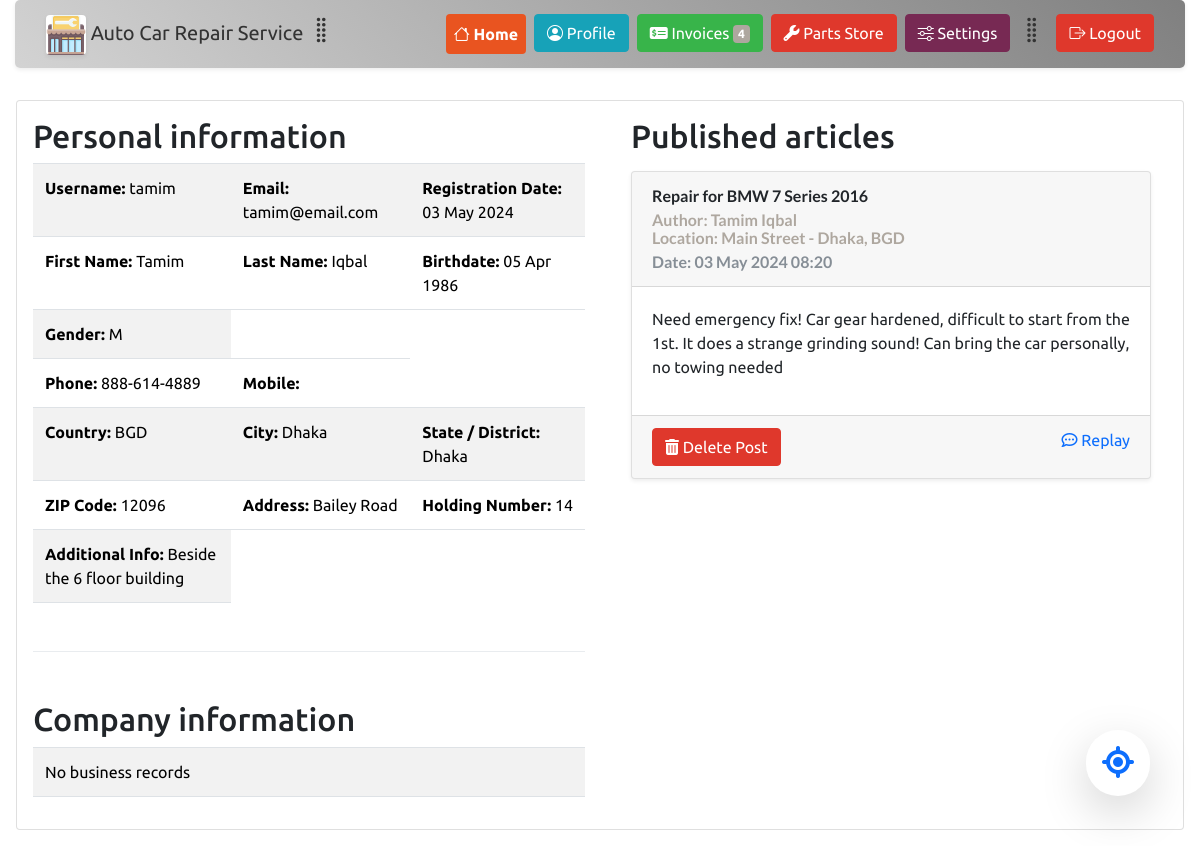
The page /dashboard/pages/profile.php (signed in) on the database its author committed.
### tables this page shows
CREATE TABLE customers_info (
                           id char(12) PRIMARY KEY,
                           name varchar(255) DEFAULT NULL,
                           lastname varchar(255) DEFAULT NULL,
                           birthdate date DEFAULT NULL,
                           gender character DEFAULT NULL
                            
);

CREATE TABLE post_issues (
                            id int PRIMARY KEY AUTO_INCREMENT,   
                            user_id char(12) NOT NULL,
                            post_title LONGTEXT NOT NULL,
                            post_content LONGTEXT,
                            city_id int,
                            address varchar(255),
                            date_time TIMESTAMP NULL DEFAULT CURRENT_TIMESTAMP,
                             
                            CONSTRAINT post_user FOREIGN KEY (user_id) REFERENCES user_accounts(id),
                            CONSTRAINT post_city FOREIGN KEY (city_id) REFERENCES cities(id)
);

CREATE TABLE cities (
                        id int PRIMARY KEY AUTO_INCREMENT,
                        name varchar(35) NOT NULL,
                        country_code char(3) NOT NULL,
                        district varchar(20) NOT NULL,
                        CONSTRAINT cities_country_code FOREIGN KEY (country_code) REFERENCES countries(code)
);

### site_variables.php (called while the page is built, shortened)
<?php
(require_once (ROOT_DIR . DIRECTORY_SEPARATOR . 'database' . DIRECTORY_SEPARATOR . 'connection.php')) or die("Connection related file not found");
function b5_theme_link() : string {
    return  relativePath(ROOT_DIR . DIRECTORY_SEPARATOR . "precompiled" . DIRECTORY_SEPARATOR . $GLOBALS['USER_THEME'] . DIRECTORY_SEPARATOR . "bootstrap-color.min.css");
}
function relativePath($absolutePath, $separator = DIRECTORY_SEPARATOR) : string {
    if($absolutePath === ROOT_DIR) return '';
    $path = explode($separator, $absolutePath);
    $uri = explode('/', $_SERVER['REQUEST_URI']);
    $root = explode($separator, ROOT_DIR);
    $fileName = null;
    array_splice($path, 0, 1);
    array_splice($uri, 0, 1);
    array_splice($root, 0, 1);
	$temp = $uri[count($uri) - 1];
	$temp = explode('.', $temp);
	if(count($temp) > 0)  {
		array_pop($uri);
	}
    while(count($path) > 0 && end($path) == '') {
        array_pop($path);
    }
    if(is_file($absolutePath)) {
        $fileName = end($path);
        array_pop($path);
    }
    for($i = 0; $i < count($path) && $i < count($root); $i++) {
        if($root[$i] !== $path[$i]) {
            $index = $i;
            break;
        }
    }
    array_splice($path, 0, $i - 1);
    $index = -1;
    for($i = 0; $i < count($path); $i++) {
        if($uri[0] === $path[$i]) {
            $index = $i;
            break;
        }
    }
    if($index > 0) {
        array_splice($path, 0, $i);
    }
	$index = -1;
    for($i = 0; $i < count($uri); $i++) {
        if($uri[$i] === $path[0]) {
            $index = $i;
            break;
        }
    }
    if(implode($separator, $path) === implode($separator, $uri)) return '';
    $index = -1;
    for($i = 0; $i < count($path) && $i < count($uri); $i++) {
        if($uri[$i] === $path[$i]) {
            $index = $i;
        }
        else break;
    }
    if($index >= 0) {
        array_splice($path, 0, $i);
        array_splice($uri, 0, $i);
    }
    $out = '';
    for($i = 0; $i < count($uri); $i++) {
        $out .= ('..' . $separator);
    }
    $out .= implode($separator, $path);
    if(!str_ends_with($out, $separator) && !empty($out)) $out .= $separator;
    if(!empty($fileName)) $out .= $fileName;
    return str_replace('\\', '/', $out);
}
function relativePathSystem(string $path) : ?string {
    $out = relativePath($path);
    return $out;
}

### dashboard/authentication.php (called while the page is built, shortened)
<?php
if(isset($_COOKIE['USER_TOKEN']) || isset($_SESSION['USER_OBJ'])) {
    $user_obj = empty($_SESSION['USER_OBJ']) ? null : unserialize($_SESSION['USER_OBJ']);
}
else {
    $user_obj = null;
    header('Location: ' . relativePath(ABSOLUTE_PATHS['HOME_PAGE']));
}

### database/connection.php (called while the page is built, shortened)
<?php
	class connection {
        function connect() : void {
			$str = 'mysql:host='.CONN_INFO['HOST'].';dbname='.CONN_INFO['DBNAME'].';charset=utf8mb4;';
			$opts = [PDO::ATTR_ERRMODE => PDO::ERRMODE_EXCEPTION, PDO::ATTR_DEFAULT_FETCH_MODE => PDO::FETCH_BOTH];
			try {
				$this->pdo = new PDO($str, CONN_INFO['USERNAME'], CONN_INFO['PASSWORD'], $opts);
			}
			catch (PDOException $e) {
				throw new PDOException($e->getMessage(), $e->getCode());
			}
		}
        function getCityName(int $city_id) : ?string {
            $sql = 'SELECT name FROM cities WHERE id = ? LIMIT 1';
            $stmt = $this->pdo->prepare($sql);
            if(!$stmt->execute([$city_id])) return null;
            $arr = $stmt->fetch();
            return reset($arr);
        }
        function getSingleUserPosts(string $user_id) : ?array {
            $sql = 'SELECT A.id as post_id, A.user_id AS user_id, A.post_title AS title, A.post_content AS content, A.address AS address, B.name AS city, B.country_code AS country_code, A.date_time AS date FROM post_issues AS A JOIN cities AS B ON A.city_id = B.id WHERE A.user_id = ? ORDER BY A.date_time DESC';
            $this->pdo->setAttribute(PDO::ATTR_DEFAULT_FETCH_MODE, PDO::FETCH_ASSOC);
            $stmt = $this->pdo->prepare($sql);
            $res = $stmt->execute([$user_id]);
            $arr = $stmt->fetchAll();
            foreach ($arr as $key => $row) {
                $author = $this->getUserNameTitle($row['user_id']);
                $arr[$key]['author'] = $author;
            }
            return $arr;
        }
        function getUserNameTitle(string $user_id) : ?string {
            $sql = 'SELECT customer_id, business_id FROM user_accounts WHERE id = ? LIMIT 1';
            $this->pdo->setAttribute(PDO::ATTR_DEFAULT_FETCH_MODE, PDO::FETCH_NUM);
            $stmt = $this->pdo->prepare($sql);
            $stmt->execute([$user_id]);
            $row = $stmt->fetch();
            if(is_null($row[1])) {
                $sql = 'SELECT name, lastname FROM customers_info WHERE id = ? LIMIT 1';
                $stmt = $this->pdo->prepare($sql);
                $stmt->execute([$row[0]]);
                $res = $stmt->fetch();
                return $res[0] . " " . $res[1];
            }
            else {
                $sql = 'SELECT company_name FROM businesses_info WHERE id = ? LIMIT 1';
                $stmt = $this->pdo->prepare($sql);
                $stmt->execute([$row[1]]);
                $arr = $stmt->fetch();
                return reset($arr);
            }
        }
        function getPostRepliesCount(int $post_id) : ?int {
            $sql = 'SELECT COUNT(*) FROM post_answers WHERE post_id = ?';
            $stmt = $this->pdo->prepare($sql);
            $stmt->execute([$post_id]);
            $row = $stmt->fetch(PDO::FETCH_NUM);
            if($row[0] === 0) return null;
            else return $row[0];
        }
		private ?PDO $pdo = null;
	}

### dashboard/pages/profile.php (the view, shortened to what this page needs)
<?php
if(!isset($GLOBALS['WEBSITE_VARS'])) {
    (require_once (ROOT_DIR . DIRECTORY_SEPARATOR . 'site_variables.php')) or die("Variables file not found");
}
global $user_obj;
$social_posts_array = CONNECTION->getSingleUserPosts($user_obj->id);
?>
<!DOCTYPE html>
<html>
<head>
    <link href="https://cdn.jsdelivr.net/npm/bootstrap@5.3.3/dist/css/bootstrap.min.css" rel="stylesheet">
    <link rel="stylesheet" href="https://cdn.jsdelivr.net/npm/bootstrap-icons@1.3.0/font/bootstrap-icons.css">
    <link rel="stylesheet" href="https://cdnjs.cloudflare.com/ajax/libs/font-awesome/6.5.2/css/all.min.css" />
    <link rel="stylesheet" href="<?php echo b5_theme_link(); ?>">
    <link rel="stylesheet" href="../styles.css">
</head>
<body style="background-image: none">
<?php
(include_once (relativePathSystem(ABSOLUTE_PATHS['DASHBOARD_DIR']) . 'pages' . DIRECTORY_SEPARATOR . 'menu.php')) or die("Failed to load component");
?>
<div class="card m-3 p-3">
    <div class="row h-100">
        <div class="col-6">
            <h2>Personal information</h2>
            <table class="table table-striped">
                <?php
                $variable_array = array();
                $variable_array['mobile'] = count($user_obj->customer->contacts->phones) > 1 ? $user_obj->customer->contacts->phones : null;
                $variable_array['notes'] = empty($user_obj->customer->address->notes) ? null : $user_obj->customer->address->notes;
                $city_name = CONNECTION->getCityName($user_obj->customer->address->city_id);
echo <<< ENDL_
                <tr>
                    <td><strong>Username: </strong>{$user_obj->username}</td>
                    <td><strong>Email: </strong>{$user_obj->email}</td>
                    <td><strong>Registration Date: </strong>{$user_obj->registered->format('d M Y')}</td>
                </tr>
                <tr>
                    <td><strong>First Name: </strong>{$user_obj->customer->name}</td>
                    <td><strong>Last Name: </strong>{$user_obj->customer->lastname}</td>
                    <td><strong>Birthdate: </strong>{$user_obj->customer->birthdate->format('d M Y')}</td>
                </tr>
                <tr>
                    <td><strong>Gender: </strong>{$user_obj->customer->gender[0]}</td>
                </tr>
                <tr>
                    <td><strong>Phone: </strong>{$user_obj->customer->contacts->phones[0]}</td>
                    <td><strong>Mobile: </strong>{$variable_array['mobile']}</td>
                </tr>
                <tr>
                    <td><strong>Country: </strong>{$user_obj->customer->address->country_code}</td>
                    <td><strong>City: </strong>{$city_name}</td>
                    <td><strong>State / District: </strong>{$user_obj->customer->address->district}</td>
                </tr>
                <tr>
                    <td><strong>ZIP Code: </strong>{$user_obj->customer->address->zipCode}</td>
                    <td><strong>Address: </strong>{$user_obj->customer->address->street}</td>
                    <td><strong>Holding Number: </strong>{$user_obj->customer->address->holding}</td>
                </tr>
                <tr>
                    <td><strong>Additional Info: </strong>{$variable_array['notes']}</td>
                </tr>
ENDL_;
?>
            </table>
            <hr class="dropdown-divider my-5">
            <h2>Company information</h2>
            <table class="table table-striped">
                <?php
                    if($user_obj->business) {
                        $variable_array = array();
                        $variable_array['mobile'] = count($user_obj->business->contacts->phones) > 1 ? $user_obj->business->contacts->phones[1] : null;
                        $variable_array['notes'] = empty($user_obj->business->address->notes) ? null : $user_obj->business->address->notes;
                        $city_name = CONNECTION->getCityName($user_obj->business->address->city_id);
                        $office_weekdays = $user_obj->business->weekdays;
                        $office_weekdays = explode(',', $office_weekdays);
                        $office_weekdays = implode(', ', $office_weekdays);
echo <<< ENDL_
    <tr>
                    <td><strong>Company Name: </strong>{$user_obj->business->company_name}</td>
                    <td><strong>Company Type: {$user_obj->business->company_type}</strong></td>
                    <td><strong>Licence Number: </strong>{$user_obj->business->licence_number}</td>
                </tr>
                <tr>
                    <td><strong>Phone: </strong>{$user_obj->business->contacts->phones[0]}</td>
                    <td><strong>Mobile: </strong>{$variable_array['mobile']}</td>
                </tr>
                <tr>
                    <td><strong>Country: </strong>{$user_obj->business->address->country_code}</td>
                    <td><strong>City: </strong>{$city_name}</td>
                    <td><strong>State / District: </strong>{$user_obj->business->address->district}</td>
                </tr>
                <tr>
                    <td><strong>ZIP Code: </strong>{$user_obj->business->address->zipCode}</td>
                    <td><strong>Address: </strong>{$user_obj->business->address->street}</td>
                    <td><strong>Holding Number: </strong>{$user_obj->business->address->holding}</td>
                </tr>
                <tr>
                    <td><strong>Additional Info: </strong>{$variable_array['notes']}</td>
                </tr>
                <tr>
                    <td><strong>Office Weekdays: </strong>{$office_weekdays}</td>
                    <td><strong>Opening Hours: </strong>{$user_obj->business->start->format("H:i:s")}</td>
                    <td><strong>Closing Hours: </strong>{$user_obj->business->end->format("H:i:s")}</td>
                </tr>
                <tr>
                    <td><strong>Business open and running: </strong>{$user_obj->business->active}</td>
                </tr>
ENDL_;
                    }
                    else {
                        echo "<tr><td>No business records</td></tr>";
                    }
                ?>
            </table>
        </div>
        <div class="col-6">
<?php
echo '<div id="posts">';
echo "<h2 class='ps-3'>Published articles</h2>";
if(empty($social_posts_array)) {
    echo <<< ENDL_
    <div class="card shadow-sm bg-white p-3 text-center"><span class="lead">No social posts found!</span></div>
ENDL_;
}
else {
    $relative_to_dashboard = relativePathSystem(ABSOLUTE_PATHS['DASHBOARD_DIR'] . DIRECTORY_SEPARATOR . 'pages');
    foreach ($social_posts_array as $row) {
        $deleteLink = null;
        $date_time = new DateTime($row['date']);
        $replies_count = CONNECTION->getPostRepliesCount($row['post_id']);
        if ($row['user_id'] === $user_obj->id) {
            $deleteLink = '<button name="deletePostButton" class="btn btn-danger" type="submit"><i class="fa-solid fa-trash-can"></i> Delete Post</button>';
        }
        echo <<< ENDL_
<form method="POST"><input type="hidden" name="request_method" value="POST">
<input type="hidden" name="post_id" value="{$row['post_id']}">
    <div class="card shadow-sm m-3">
        <div class="card-header lato-bold">
            {$row['title']}
            <p class="card-subtitle text-secondary mt-0">Author: {$row['author']}</p>
            <p class="card-subtitle text-secondary">Location: {$row['address']} - {$row['city']}, {$row['country_code']}</p>
            <p class="card-subtitle text-muted m-0">Date: {$date_time->format("d M Y H:i")}</p>
        </div>
        <div class="card-body">
            <p>
                {$row['content']}
            </p>
        </div>
        <div class="card-footer">
            <div class="row">
                <div class="col">
                    {$deleteLink}
                </div>
                <div class="col text-end">
                    <a class="link-primary" href="{$relative_to_dashboard}post_replies.php?post_id={$row['post_id']}"><i class="fa-regular fa-comment-dots"></i> Replay <span class="badge bg-secondary">{$replies_count}</span></a>
                    <!--<span class="px-1 text-muted">|</span>
                    <a class="link-secondary" href="#">Secondary Link</a>-->
                </div>
            </div>
        </div>
    </div>
</form>
ENDL_;
    }
}
?>
        </div>
    </div>
</div>
</body>
</html>

### dashboard/styles.css (style rules this page uses)
.lato-bold { font-family: "Lato", sans-serif; font-weight: 700; font-style: normal; }
body { background-image: url('https://images.pexels.com/photos/593172/pexels-photo-593172.jpeg'); background-size: cover; }

### rows shown on the page
customers_info: name "Tamim", lastname "Iqbal"
post_issues: city.country_code "BGD", city.name "Dhaka", post_title "Repair for BMW 7 Series 2016", author "Tamim Iqbal", address "Main Street", date_time "03 May 2024 08:20", post_content "Need emergency fix! Car gear hardened, difficult to start from the 1st. It does a strange grinding sound! Can bring the car personally, no towing needed", shows "Delete Post"

### other values the page prints
$user_obj->username "tamim"
$user_obj->email "tamim@email.com"
$user_obj->registered->format('d M Y') "03 May 2024"
$user_obj->customer->birthdate->format('d M Y') "05 Apr 1986"
$user_obj->customer->gender[0] "M"
$user_obj->customer->contacts->phones[0] "888-614-4889"
$city_name "Dhaka"
$user_obj->customer->address->zipCode "12096"
$user_obj->customer->address->street "Bailey Road"
$user_obj->customer->address->holding "14"
$variable_array['notes'] "Beside the 6 floor building"
